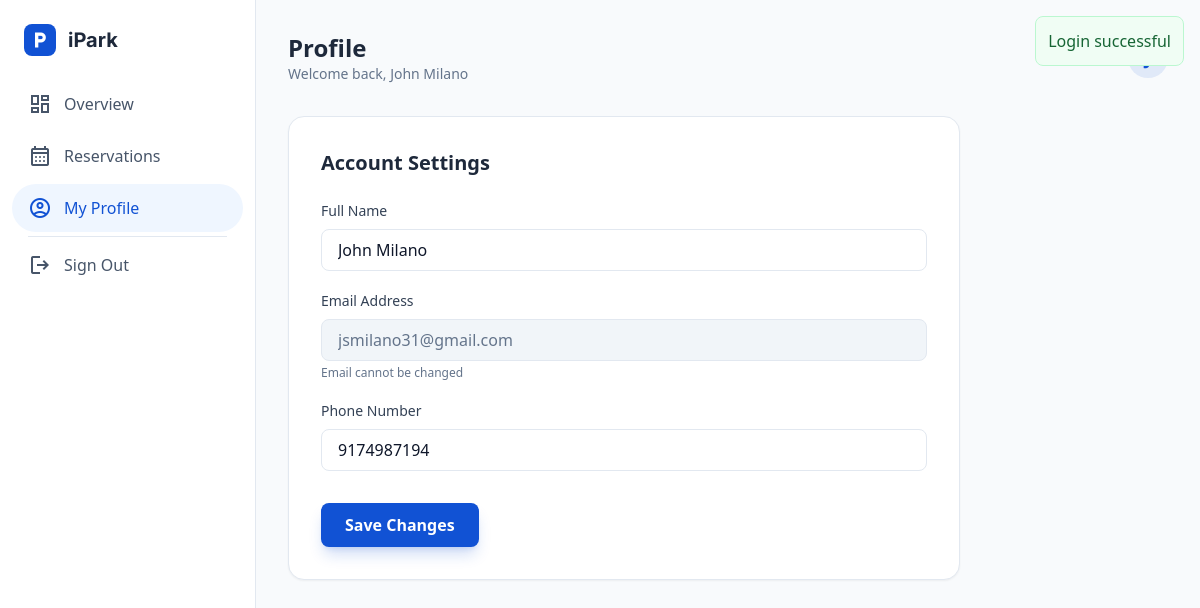
The app's page /dashboard.php?page=profile (signed in) with its own data.
### tables this page shows
CREATE TABLE `ipark_users` (
  `id` int(11) NOT NULL,
  `username` varchar(100) NOT NULL,
  `email` varchar(100) NOT NULL,
  `password_hash` varchar(255) NOT NULL,
  `full_name` varchar(150) NOT NULL,
  `phone` varchar(20) DEFAULT NULL,
  `created_at` timestamp NULL DEFAULT current_timestamp(),
  `updated_at` timestamp NULL DEFAULT current_timestamp() ON UPDATE current_timestamp(),
  `is_active` tinyint(1) DEFAULT 1,
  `verification_token` varchar(255) DEFAULT NULL,
  `email_verified_at` timestamp NULL DEFAULT NULL
);

### includes/auth.php (called while the page is built, shortened)
<?php
function getCurrentUserId() {
    return $_SESSION['user_id'] ?? null;
}
?>

### Models/User.php (called while the page is built, shortened)
<?php
class User {
    private $conn;
    public function __construct($database) {
        $this->conn = $database;
    }
    public function getUserById($user_id) {
        $stmt = $this->conn->prepare("
            SELECT id, username, email, full_name, phone,
                   email_verified_at, is_active, created_at
            FROM ipark_users
            WHERE id = ?
        ");
        $stmt->bind_param("i", $user_id);
        $stmt->execute();
        return $stmt->get_result()->fetch_assoc();
    }
}
?>

### dashboard.php (the view, shortened to what this page needs)
<?php
require_once(__DIR__ . '/config/db.php');
require_once(__DIR__ . '/includes/auth.php');
require_once(__DIR__ . '/Models/User.php');
$user_id = getCurrentUserId();
$user_model = new User($conn);
$parking_model = new Parking($conn);
$reservation_model = new Reservation($conn);
$page = $_GET['page'] ?? 'home';
$user = $user_model->getUserById($user_id);
$all_slots = $parking_model->getAllSlots();
$user_reservations = $reservation_model->getUserReservations($user_id, 100);
$occupancy = $parking_model->getOccupancyStats();
?>
<?php require_once(__DIR__ . '/includes/header.php'); ?>
<div class="min-h-screen bg-slate-50 dark:bg-slate-950 flex flex-col md:flex-row">
    <aside class="w-full md:w-64 bg-white dark:bg-slate-900 border-r border-slate-200 dark:border-slate-800 flex-shrink-0">
        <div class="p-6 flex items-center gap-3">
            <div class="w-8 h-8 bg-primary rounded-lg flex items-center justify-center text-white">
                <span class="material-symbols-outlined text-xl">local_parking</span>
            </div>
            <span class="font-display font-bold text-xl text-slate-800 dark:text-white"><?php echo SITE_NAME; ?></span>
        </div>
        <nav class="px-3 space-y-1">
            <a href="?page=home" class="flex items-center gap-3 px-4 py-3 rounded-full <?php echo $page === 'home' ? 'bg-blue-50 text-primary dark:bg-blue-900/20 dark:text-blue-400' : 'text-slate-600 dark:text-slate-400 hover:bg-slate-100 dark:hover:bg-slate-800'; ?> transition-colors font-medium">
                <span class="material-symbols-outlined">dashboard</span>
                Overview
            </a>
            <a href="?page=reservations" class="flex items-center gap-3 px-4 py-3 rounded-full <?php echo $page === 'reservations' ? 'bg-blue-50 text-primary dark:bg-blue-900/20 dark:text-blue-400' : 'text-slate-600 dark:text-slate-400 hover:bg-slate-100 dark:hover:bg-slate-800'; ?> transition-colors font-medium">
                <span class="material-symbols-outlined">calendar_month</span>
                Reservations
            </a>
            <a href="?page=profile" class="flex items-center gap-3 px-4 py-3 rounded-full <?php echo $page === 'profile' ? 'bg-blue-50 text-primary dark:bg-blue-900/20 dark:text-blue-400' : 'text-slate-600 dark:text-slate-400 hover:bg-slate-100 dark:hover:bg-slate-800'; ?> transition-colors font-medium">
                <span class="material-symbols-outlined">account_circle</span>
                My Profile
            </a>
            <div class="h-px bg-slate-200 dark:bg-slate-800 my-2 mx-4"></div>
            <a href="<?php echo SITE_URL; ?>/logout.php" class="flex items-center gap-3 px-4 py-3 rounded-full text-slate-600 dark:text-slate-400 hover:bg-red-50 hover:text-red-600 dark:hover:bg-red-900/20 dark:hover:text-red-400 transition-colors font-medium">
                <span class="material-symbols-outlined">logout</span>
                Sign Out
            </a>
        </nav>
    </aside>
    <main class="flex-1 p-4 md:p-8 overflow-y-auto">
        <div class="max-w-7xl mx-auto">
            <div class="flex justify-between items-center mb-8">
                <div>
                    <h1 class="text-2xl font-bold text-slate-800 dark:text-white"><?php echo $page === 'home' ? 'Dashboard' : ucfirst($page); ?></h1>
                    <p class="text-slate-500 dark:text-slate-400 text-sm">Welcome back, <?php echo htmlspecialchars($user['full_name']); ?></p>
                </div>
                <div class="w-10 h-10 rounded-full bg-primary/10 text-primary flex items-center justify-center font-bold text-lg">
                </div>
            </div>
        <?php if ($page === 'home'): ?>
        <div class="grid grid-cols-1 md:grid-cols-3 gap-6 mb-10">
            <div class="bg-white dark:bg-slate-900 rounded-2xl p-6 shadow-sm border border-slate-200 dark:border-slate-800 flex items-center gap-4">
                <div class="w-12 h-12 rounded-full bg-green-50 text-green-600 flex items-center justify-center">
                    <span class="material-symbols-outlined">local_parking</span>
                </div>
                <div>
                    <p class="text-sm text-slate-500 font-medium">Available Slots</p>
                    <p class="text-2xl font-bold text-slate-800 dark:text-white"><?php echo $occupancy['available_slots']; ?></p>
                </div>
            </div>
            <div class="bg-white dark:bg-slate-900 rounded-2xl p-6 shadow-sm border border-slate-200 dark:border-slate-800 flex items-center gap-4">
                <div class="w-12 h-12 rounded-full bg-blue-50 text-blue-600 flex items-center justify-center">
                    <span class="material-symbols-outlined">analytics</span>
                </div>
                <div>
                    <p class="text-sm text-slate-500 font-medium">Occupancy Rate</p>
                    <p class="text-2xl font-bold text-slate-800 dark:text-white"><?php echo $occupancy['occupancy_percentage']; ?>%</p>
                </div>
            </div>
            <div class="bg-white dark:bg-slate-900 rounded-2xl p-6 shadow-sm border border-slate-200 dark:border-slate-800 flex items-center gap-4">
                <div class="w-12 h-12 rounded-full bg-orange-50 text-orange-600 flex items-center justify-center">
                    <span class="material-symbols-outlined">confirmation_number</span>
                </div>
                <div>
                    <p class="text-sm text-slate-500 font-medium">Your Reservations</p>
                    <p class="text-2xl font-bold text-slate-800 dark:text-white"><?php echo count($user_reservations); ?></p>
                </div>
            </div>
        </div>
        <section class="mb-10">
            <div class="flex justify-between items-center mb-6">
                <h2 class="text-lg font-bold text-slate-800 dark:text-white">Parking Slots</h2>
                <a href="?page=reservations" class="text-sm font-medium text-primary hover:underline">View All</a>
            </div>
            <div class="grid grid-cols-1 md:grid-cols-2 lg:grid-cols-4 gap-6">
                <?php foreach (array_slice($all_slots, 0, 10) as $slot): ?>
                <?php
                    $is_mine = $reservation_model->getActiveReservation($user_id, $slot['id']);
                    $status_color = 'bg-green-100 text-green-700 dark:bg-green-900/30 dark:text-green-400';
                    $status_text = 'Available';
                    if ($is_mine) {
                        $status_color = 'bg-blue-100 text-blue-700 dark:bg-blue-900/30 dark:text-blue-400';
                        $status_text = ($is_mine['reservation_status'] === 'pending_approval') ? 'Pending' : 'My Spot';
                    }
                    elseif ($slot['status'] === 'reserved') {
                        $status_color = 'bg-red-100 text-red-700 dark:bg-red-900/30 dark:text-red-400';
                        $status_text = 'Occupied';
                    }
                ?>
                <div class="bg-white dark:bg-slate-900 rounded-xl shadow-sm hover:shadow-md transition-shadow border border-slate-200 dark:border-slate-800 overflow-hidden flex flex-col">
                    <div class="p-5 flex-1">
                        <div class="flex justify-between items-start mb-4">
                            <div class="w-10 h-10 rounded-lg <?php echo $status_color; ?> flex items-center justify-center">
                                <span class="material-symbols-outlined">local_parking</span>
                            </div>
                            <span class="px-2 py-1 <?php echo $status_color; ?> rounded-md text-xs font-bold uppercase tracking-wide">
                                <?php echo $status_text; ?>
                            </span>
                        </div>
                        <h3 class="text-xl font-bold text-slate-800 dark:text-white mb-1"><?php echo htmlspecialchars($slot['slot_number']); ?></h3>
                        <p class="text-sm text-slate-500 mb-4">USLS • Floor <?php echo htmlspecialchars($slot['floor_level']); ?></p>
                        <div class="flex items-center gap-2 text-sm text-slate-600 dark:text-slate-400 mb-2">
                            <span class="material-symbols-outlined text-base">directions_car</span>
                            Car
                        </div>
                        <div class="flex items-center gap-2 text-sm text-slate-600 dark:text-slate-400">
                            <span class="material-symbols-outlined text-base">payments</span>
                            ₱<?php echo number_format($slot['hourly_rate'], 2); ?>/hr
                        </div>
                    </div>
                    <div class="p-4 border-t border-slate-100 dark:border-slate-800 bg-slate-50 dark:bg-slate-900/50">
                        <form method="POST" action="">
                            <input type="hidden" name="csrf_token" value="<?php echo $_SESSION['csrf_token'] ?? ''; ?>">
                            <input type="hidden" name="slot_id" value="<?php echo $slot['id']; ?>">
                            <?php if ($is_mine): ?>
                                <button type="submit" class="w-full py-2 bg-white dark:bg-slate-800 border border-red-200 dark:border-red-900 text-red-600 font-semibold rounded-lg hover:bg-red-50 dark:hover:bg-red-900/20 transition-all text-sm">
                                    Cancel Reservation
                                </button>
                            <?php elseif ($slot['status'] === 'available'): ?>
                                <a href="?page=reservations&slot_id=<?php echo $slot['id']; ?>"
                                   class="block w-full text-center py-2 bg-white dark:bg-slate-800 border border-slate-200 dark:border-slate-700 text-primary font-semibold rounded-lg hover:bg-primary hover:text-white hover:border-primary transition-all text-sm">
                                    Reserve Now
                                </a>
                            <?php else: ?>
                                <button type="button" disabled class="w-full py-2 bg-slate-100 dark:bg-slate-800 text-slate-400 font-semibold rounded-lg cursor-not-allowed text-sm">
                                    Unavailable
                                </button>
                            <?php endif; ?>
                        </form>
                    </div>
                </div>
                <?php endforeach; ?>
            </div>
        </section>
        <?php elseif ($page === 'profile'): ?>
        <div class="bg-white dark:bg-slate-900 rounded-2xl shadow-sm border border-slate-200 dark:border-slate-800 p-8 max-w-2xl">
            <h2 class="text-xl font-bold mb-6 text-slate-800 dark:text-white">Account Settings</h2>
            <form method="POST" class="profile-form">
                <div class="mb-5">
                    <label class="block text-sm font-medium text-slate-700 dark:text-slate-300 mb-2">Full Name</label>
                    <input type="text" name="full_name" value="<?php echo htmlspecialchars($user['full_name']); ?>" required
                           class="w-full px-4 py-2 rounded-lg border border-slate-200 dark:border-slate-700 bg-white dark:bg-slate-800 text-slate-900 dark:text-white focus:ring-2 focus:ring-primary focus:border-transparent outline-none transition-all">
                </div>
                <div class="mb-5">
                    <label class="block text-sm font-medium text-slate-700 dark:text-slate-300 mb-2">Email Address</label>
                    <input type="email" value="<?php echo htmlspecialchars($user['email']); ?>" disabled
                           class="w-full px-4 py-2 rounded-lg border border-slate-200 dark:border-slate-700 bg-slate-100 dark:bg-slate-800 text-slate-500 cursor-not-allowed">
                    <p class="text-xs text-slate-500 mt-1">Email cannot be changed</p>
                </div>
                <div class="mb-8">
                    <label class="block text-sm font-medium text-slate-700 dark:text-slate-300 mb-2">Phone Number</label>
                    <input type="tel" name="phone" value="<?php echo htmlspecialchars($user['phone']); ?>" required
                           class="w-full px-4 py-2 rounded-lg border border-slate-200 dark:border-slate-700 bg-white dark:bg-slate-800 text-slate-900 dark:text-white focus:ring-2 focus:ring-primary focus:border-transparent outline-none transition-all">
                </div>
                <button type="submit" class="px-6 py-2.5 bg-primary hover:bg-primary/90 text-white font-bold rounded-lg shadow-lg shadow-primary/20 transition-all">
                    Save Changes
                </button>
            </form>
        </div>
        <?php endif; ?>
        </div>
    </main>
</div>
<?php require_once(__DIR__ . '/includes/footer.php'); ?>

### includes/header.php (style rules this page uses)
.material-symbols-outlined { font-family: 'Material Symbols Outlined'; font-variation-settings: 'FILL' 0, 'wght' 400, 'GRAD' 0, 'opsz' 24; display: inline-block; vertical-align: middle; }

### records on screen
ipark_users: full_name "John Milano", email "jsmilano31@gmail.com", phone "9174987194"

### other values on screen
$message "Login successful"
SITE_NAME "iPark"
$page "Profile"
